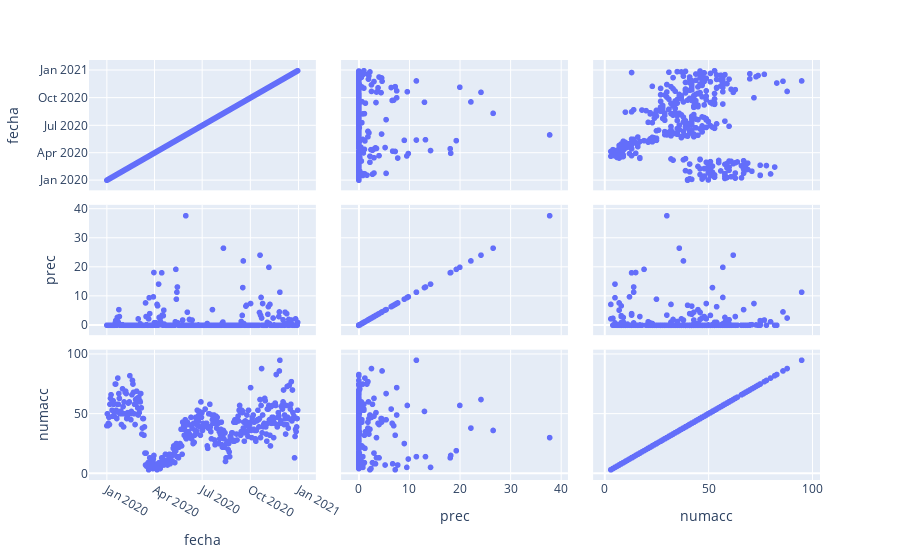

Notebook code cell kept with this figure:
### Markdown cell above
# Correlation matrix

### Code cell
scatmatr = px.scatter_matrix(dffinal)
scatmatr.show()

### Figure 1 — Plotly figure (JSON) as saved in the notebook; plotly's stock layout.template omitted (floating-point values rounded to 4 significant figures; data arrays with more than 128 entries replaced by an {"elided": "..."} marker saying what was removed)
{"data": [{"dimensions": [{"axis": {"matches": true}, "label": "fecha", "values": {"elided": "366 str values"}}, {"axis": {"matches": true}, "label": "prec", "values": {"elided": "366 float values"}}, {"axis": {"matches": true}, "label": "numacc", "values": {"elided": "366 int values"}}], "hovertemplate": "%{xaxis.title.text}=%{x}<br>%{yaxis.title.text}=%{y}<extra></extra>", "legendgroup": "", "marker": {"color": "#636efa", "symbol": "circle"}, "name": "", "showlegend": false, "type": "splom"}], "layout": {"dragmode": "select", "legend": {"tracegroupgap": 0}, "margin": {"t": 60}}}
